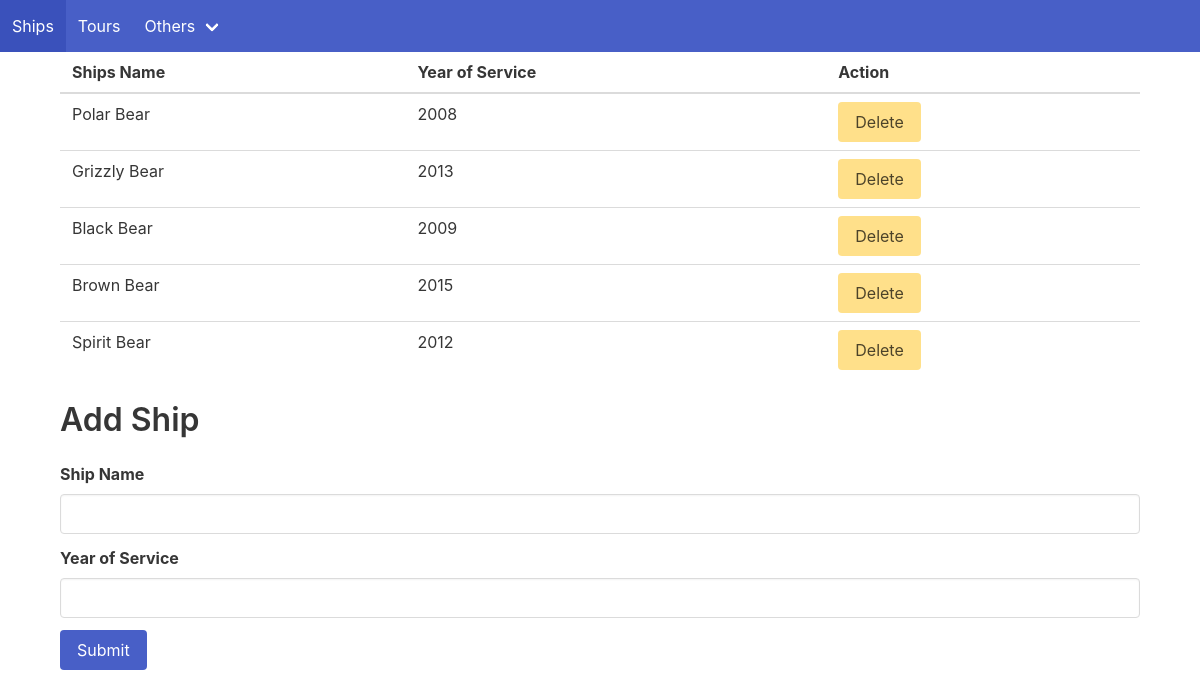
The page /ships.php on the database its author committed.
### tables this page shows
CREATE TABLE IF NOT EXISTS ships (
  id int NOT NULL AUTO_INCREMENT,
  name varchar(45) NOT NULL,
  yearservice int(5) NOT NULL,
  active boolean not null default 1,
  PRIMARY KEY (id));

### ships.php (called while the page is built, shortened)
<?php
require_once('inc/utilities/PageIndex.class.php');
require_once("inc/entities/Ships.class.php");
require_once("inc/utilities/PDOAgent.class.php");
require_once("inc/utilities/ShipsMapper.class.php");
require_once("inc/utilities/PageShips.class.php");
$ships = ShipsMapper::getShips();
PageShips::showShips($ships);
PageShips::showShipsForm();
?>

### inc/utilities/PDOAgent.class.php (called while the page is built, shortened)
<?php
class PDOAgent    {
    private $host = DB_HOST;
    private $user = DB_USER;
    private $pass = DB_PASS;
    private $dbname = DB_NAME;
    private $className;
    private $pdo;
    private $stmt;
    public function __construct(String $className)    {
        $this->className = $className;
        $dsn = 'mysql:host=' . $this->host . ';dbname=' . $this->dbname;
        $options = array(
            PDO::ATTR_PERSISTENT => true,
            PDO::ATTR_ERRMODE => PDO::ERRMODE_EXCEPTION
            );
        try {
            $this->pdo = new PDO($dsn, $this->user, $this->pass, $options);
        } catch (PDOException $e) {
            $this->error = $e->getMessage();
        }
    }
    public function query(string $query) {
            $this->stmt = $this->pdo->prepare($query);
    }
    public function execute($data = null)   {
        if (is_null($data)) {
            return $this->stmt->execute();
        } else {
            return $this->stmt->execute($data);
        }
    }
    public function resultSet(){
        $this->execute();
        return $this->stmt->fetchAll(PDO::FETCH_CLASS, $this->className);
    }
}
?>

### inc/utilities/ShipsMapper.class.php (called while the page is built, shortened)
<?php
class ShipsMapper {
    private static $db;
    static function initialize() {
        self::$db = new PDOAgent('Ships');
    }
    static function getShips() {
        $sql = 'select * from Ships;';
        self::$db->query($sql);
        self::$db->execute();
        return self::$db->resultSet();
    }
}
?>

### inc/entities/Ships.class.php (called while the page is built, shortened)
<?php
class Ships {
    private $id = 0;
    private $name = "";
    private $yearservice = "";
    public function getShipID() {
        return $this->id;
    }
    public function  getShipName() {
        return $this->name;
    }
    public function getShipYear() {
        return $this->yearservice;
    }
}
?>

### inc/utilities/PageShips.class.php (the view)
<?php
class PageShips {
    static function showShips($ships) {
        echo '<table class="table" style="width:100%;">
        <thead>
          <tr>
            <th>Ships Name</th>
            <th>Year of Service</th>
            <th>Action</th>
          </tr>
        </thead>
        <tbody>';
        foreach($ships as $ship) {
            echo '<tr>
            <td>'.$ship->getShipName().'</td>
            <td>'.$ship->getShipYear().'</td>
            <td><a href="'.$_SERVER['PHP_SELF'].'?act=delete&shipID='.$ship->getShipID().'" class="button is-warning">Delete</a></td>
          </tr>';
        }
        echo '</tbody>
      </table>';
    }
    static function showShipsForm()   { ?>
      <form method="POST" ACTION="<?php echo $_SERVER["PHP_SELF"]; ?>">
      <h3 class="title is-3">Add Ship</h3>
        <div class="field">
          <label class="label">Ship Name</label>
          <div class="control">
            <input class="input" type="text" name="name" id="name" />
          </div>
        </div>
        <div class="field">
          <label class="label">Year of Service</label>
          <div class="control">
            <input class="input" type="text" name="year" id="year" />
          </div>
        </div>
        <div class="field">
          <div class="control">
            <button class="button is-link" type="submit">Submit</button>
          </div>
        </div>
      </form>
  <?php }
}
?>

### rows shown on the page
ships: name "Polar Bear", yearservice "2008"
ships: name "Grizzly Bear", yearservice "2013"
ships: name "Black Bear", yearservice "2009"
ships: name "Brown Bear", yearservice "2015"
ships: name "Spirit Bear", yearservice "2012"
